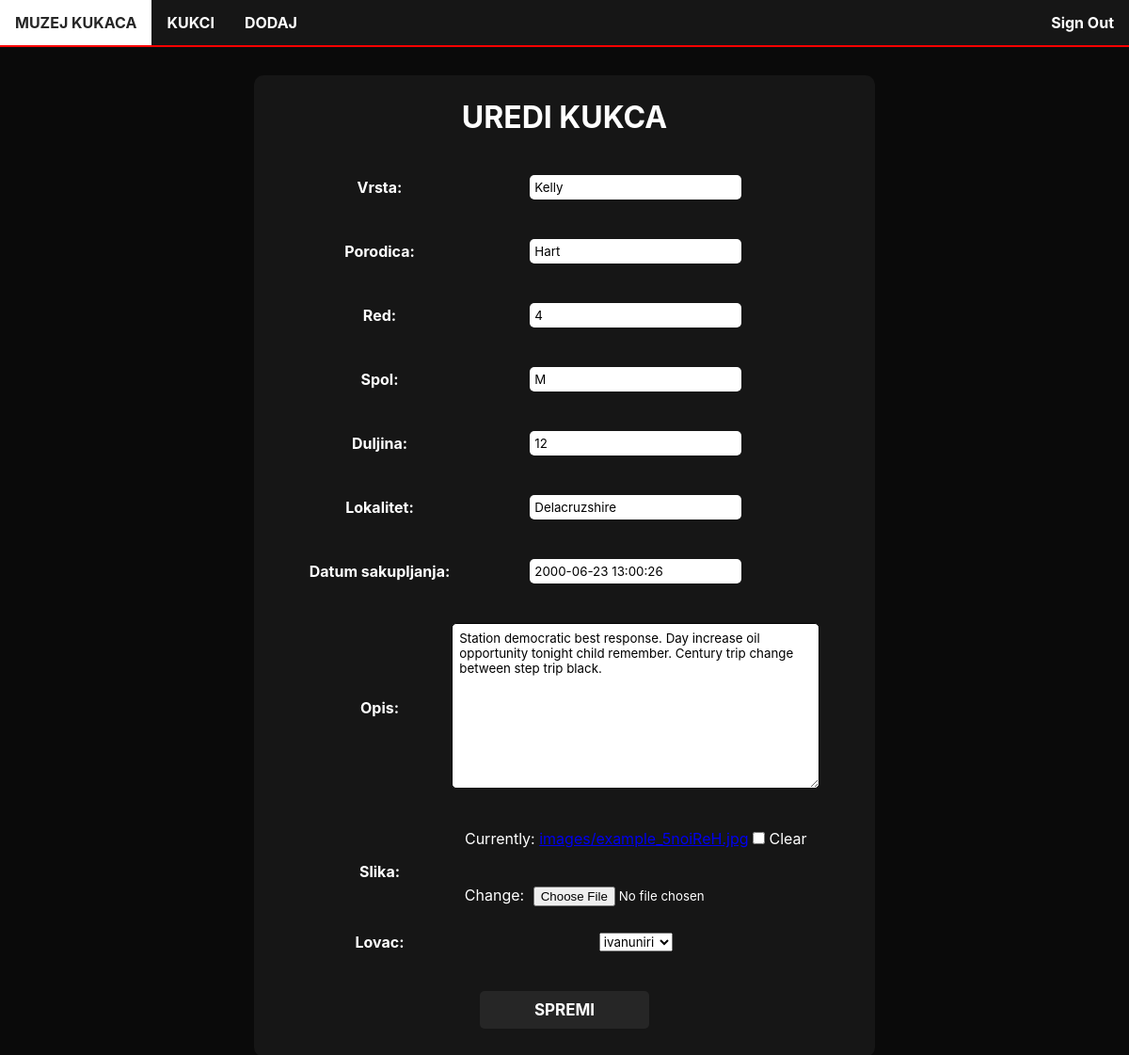
Screenshot of /kukacs/43/edit (signed in) with the database file from the repository.
### main/models.py (models this page shows, shortened)
class Kukac(models.Model):
    vrsta = models.CharField(max_length = 100)
    porodica = models.CharField(max_length = 100)
    red = models.CharField(max_length = 100)
    spol = models.CharField(max_length = 1)
    duljina = models.CharField(max_length = 2)
    lokalitet = models.CharField(max_length = 100)
    datum_sakupljanja = models.DateTimeField(blank=True, null=True)
    opis = models.TextField()
    slika = models.ImageField(upload_to = 'images/', null=True, blank=True)
    lovac = models.ForeignKey(settings.AUTH_USER_MODEL, on_delete=models.CASCADE, default = '0', null=True, blank=True)
    GENDER_MALE = 'M'
    GENDER_FEMALE = 'Ž'

### main/views.py (the view)
# urls.py: path('kukacs/<int:pk>/edit', views.KukacUpdateView.as_view(), name= 'edit'),
class KukacUpdateView(LoginRequiredMixin, UpdateView):
    model = Kukac
    fields = '__all__'
    success_url = '/kukacs'
    login_url = '/accounts/login/'

### templates/main/kukac_form.html (shortened to what this page needs)
{% extends 'homepage.html' %}
{% block content %}
<br><br>
    <div class="signup" style = "width: 600px; margin: 0 auto;">
        <br><h1>UREDI KUKCA</h1><br>
        <form class="site-form" method="post" enctype="multipart/form-data">
            <table>
                <p>
                  {{form.as_table}}
                </p>
              </table>
        <br><br><br>
            <button type="submit">SPREMI</button>
        </form>
    </div>
<br>
{% endblock %}

### templates/homepage.html (shortened to what this page needs)
{% load static %}
<!DOCTYPE html>
<html lang="en">
<head>
    {% load static %}
    <link rel="stylesheet" type="text/css" href="{% static 'style.css' %}">
</head>
<body>
    <nav class = "navbar" style = "font-family: -apple-system, BlinkMacSystemFont, 'Segoe UI', Roboto, Oxygen, Ubuntu, Cantarell, 'Open Sans', 'Helvetica Neue', sans-serif;">
            {% if user.is_authenticated %}
                <ul class = "nav-links">
                        <li class = "active" style = "float:left;"><a href="/">MUZEJ KUKACA</a></li>
                        <li style = "float:left;"><a href="/kukacs">KUKCI</a></li>
                        <li style = "float:left;"><a href = "/create">DODAJ</a></li>
                        <li style = "float:right;"><a href="/accounts/logout">Sign Out</a></li>
                    </ul>
            {% endif %}
    </nav>
<br><br>
{% block content %}{% endblock %}
</body>
</html>

### static/style.css (style rules this page uses)
* { margin: 0; padding: 0; font-family: -apple-system, BlinkMacSystemFont, 'Segoe UI', Roboto, Oxygen, Ubuntu, Cantarell, 'Open Sans', 'Helvetica Neue', sans-serif; }
body { background-color: rgb(10, 10, 10); }
ul { list-style-type: none; overflow: hidden; background-color: rgb(22, 22, 22); position: fixed; width: 100%; border-bottom: 2px solid red; }
li a { display: block; color: white; text-align: center; padding: 14px 16px; text-decoration: none; font-weight: bold; transition: 0.3s; }
p { line-height: 1.5; }
.site-form input, textarea { margin: 20px 0; padding: 5px; border-radius: 5px; border: none; }
label { display: inline; margin: 40px 0 0; }
button { background-color:rgb(38, 38, 38); color: white; font-size: 17px; font-weight: bold; border: none; width: 30%; height: 40px; border-radius: 5px; cursor: pointer; transition: 0.2s; }
.signup-form input, textarea { margin: 20px 0; padding: 7px; border-radius: 5px; border: 1px solid black; transition: 0.2s; }
.signup { background-color: rgb(22, 22, 22); color: white; border-radius: 10px; padding: 30px; padding-top: 5px; text-align: center; }
table { display: inline; }

### rows the page displays
Kukac: vrsta "Kelly", porodica "Hart", red "4", spol "M", duljina "12", lokalitet "Delacruzshire", datum_sakupljanja "2000-06-23 13:00:26", opis "Station democratic best response. Day increase oil opportunity tonight child remember. Century trip change between step trip black.", lovac "ivanuniri"
